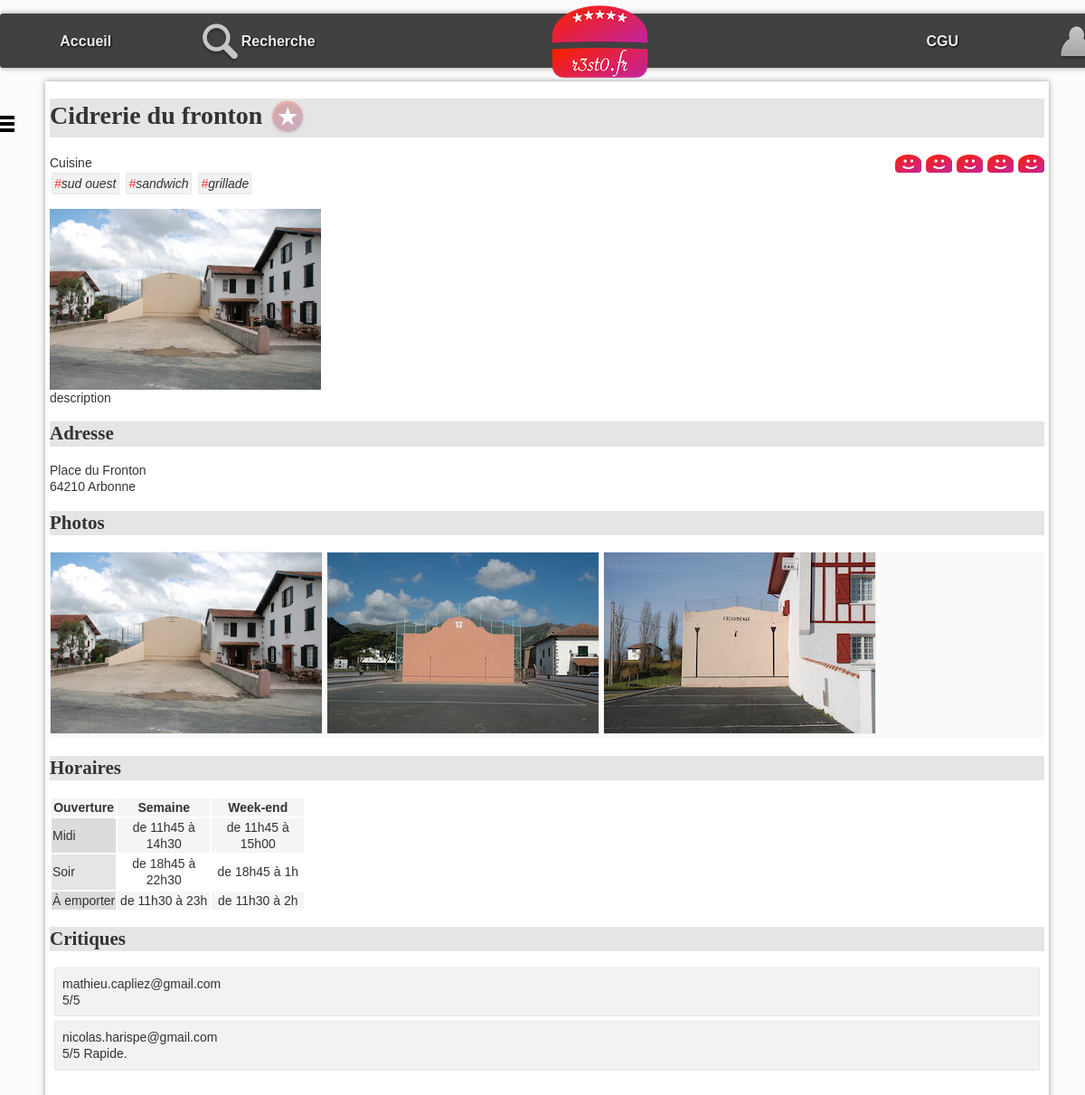
The app's page /controleur/detailResto.php?idR=4 with its own data.
### tables this page shows
CREATE TABLE `resto` (
  `idR` bigint(20) NOT NULL,
  `nomR` varchar(255) DEFAULT NULL,
  `numAdrR` varchar(20) DEFAULT NULL,
  `voieAdrR` varchar(255) DEFAULT NULL,
  `cpR` char(5) DEFAULT NULL,
  `villeR` varchar(255) DEFAULT NULL,
  `latitudeDegR` float DEFAULT NULL,
  `longitudeDegR` float DEFAULT NULL,
  `descR` text,
  `horairesR` text
);

CREATE TABLE `typeCuisine` (
  `idTC` bigint(20) NOT NULL,
  `libelleTC` varchar(255) DEFAULT NULL
);

CREATE TABLE `photo` (
  `idP` bigint(20) NOT NULL,
  `cheminP` varchar(255) DEFAULT NULL,
  `idR` bigint(20) DEFAULT NULL
);

CREATE TABLE `critiquer` (
  `idR` bigint(20) NOT NULL,
  `mailU` varchar(150) NOT NULL,
  `note` int(11) DEFAULT NULL,
  `commentaire` varchar(4096) DEFAULT NULL
);

### controleur/detailResto.php (called while the page is built, shortened)
<?php
if ($_SERVER["SCRIPT_FILENAME"] == __FILE__) {
    $racine = "..";
}
include_once "$racine/modele/bd.resto.inc.php";
include_once "$racine/modele/bd.typecuisine.inc.php";
include_once "$racine/modele/bd.photo.inc.php";
include_once "$racine/modele/bd.critiquer.inc.php";
include_once "$racine/modele/bd.aimer.inc.php";
$idR = $_GET["idR"];
$unResto = getRestoByIdR($idR);
$lesTypesCuisine = getTypesCuisineByIdR($idR);
$lesPhotos = getPhotosByIdR($idR);
$noteMoy = round(getNoteMoyenneByIdR($idR), 0);
$mailU = getMailULoggedOn();
$aimer = getAimerById($mailU, $idR);
$critiques = getCritiquerByIdR($idR);
include "$racine/vue/entete.html.php";
include "$racine/vue/vueDetailResto.php";
include "$racine/vue/pied.html.php";
?>

### modele/bd.resto.inc.php (called while the page is built, shortened)
<?php
function getRestoByIdR($idR) {
    try {
        $cnx = connexionPDO();
        $req = $cnx->prepare("select * from resto where idR=:idR");
        $req->bindValue(':idR', $idR, PDO::PARAM_INT);
        $req->execute();
        $resultat = $req->fetch(PDO::FETCH_ASSOC);
    } catch (PDOException $e) {
        print "Erreur !: " . $e->getMessage();
        die();
    }
    return $resultat;
}
?>

### modele/bd.aimer.inc.php (called while the page is built, shortened)
<?php
function getAimerById($mailU, $idR){
    try {
        $cnx = connexionPDO();
        $req = $cnx->prepare("select * from aimer where mailU=:mailU and  idR=:idR");
        $req->bindValue(':idR', $idR, PDO::PARAM_INT);
        $req->bindValue(':mailU', $mailU, PDO::PARAM_STR);
        $req->execute();
        $resultat = $req->fetch(PDO::FETCH_ASSOC);
    } catch (PDOException $e) {
        print "Erreur !: " . $e->getMessage();
        die();
    }
    return $resultat;
}
?>

### modele/bd.critiquer.inc.php (called while the page is built, shortened)
<?php
function getCritiquerByIdR($idR) {
    $resultat = array();
    try {
        $cnx = connexionPDO();
        $req = $cnx->prepare("select * from critiquer where idR=:idR");
        $req->bindValue(':idR', $idR, PDO::PARAM_INT);
        $req->execute();
        $ligne = $req->fetch(PDO::FETCH_ASSOC);
        while ($ligne) {
            $resultat[] = $ligne;
            $ligne = $req->fetch(PDO::FETCH_ASSOC);
        }
    } catch (PDOException $e) {
        print "Erreur !: " . $e->getMessage();
        die();
    }
    return $resultat;
}
function getNoteMoyenneByIdR($idR) {
    $resultat = array();
    try {
        $cnx = connexionPDO();
        $req = $cnx->prepare("select avg(note) from critiquer where idR=:idR");
        $req->bindValue(':idR', $idR, PDO::PARAM_INT);
        $req->execute();
        $resultat = $req->fetch(PDO::FETCH_ASSOC);
    } catch (PDOException $e) {
        print "Erreur !: " . $e->getMessage();
        die();
    }
    if ($req->rowCount()>0){
        return $resultat["avg(note)"];
    }
    else{
        return 0;
    }
}
?>

### modele/bd.typecuisine.inc.php (called while the page is built, shortened)
<?php
function getTypesCuisineByIdR($idR){
    $resultat = array();
    try {
        $cnx = connexionPDO();
        $req = $cnx->prepare("select typeCuisine.* from typeCuisine,proposer where typeCuisine.idTC = proposer.idTC and proposer.idR = :idR");
        $req->bindValue(':idR', $idR, PDO::PARAM_INT);
        $req->execute();
        while ($ligne = $req->fetch(PDO::FETCH_ASSOC)) {
            $resultat[] = $ligne;
        }
    } catch (PDOException $e) {
        print "Erreur !: " . $e->getMessage();
        die();
    }
    return $resultat;
}
?>

### modele/bd.photo.inc.php (called while the page is built, shortened)
<?php
function getPhotosByIdR($idR) {
    $resultat = array();
    try {
        $cnx = connexionPDO();
        $req = $cnx->prepare("select * from photo where idR=:idR");
        $req->bindValue(':idR', $idR, PDO::PARAM_INT);
        $req->execute();
        $resultat = $req->fetchAll(PDO::FETCH_ASSOC);
    } catch (PDOException $e) {
        print "Erreur !: " . $e->getMessage();
        die();
    }
    return $resultat;
}
?>

### vue/vueDetailResto.php (the view, shortened to what this page needs)
<h1><?= $unResto['nomR']; ?>
    <?php if ($aimer != false) { ?>
        <a href="./?action=aimer&idR=<?= $unResto['idR']; ?>" ><img class="aimer" src="images/aime.png" alt="j'aime ce restaurant"></a>
    <?php } else { ?>
        <a href="./?action=aimer&idR=<?= $unResto['idR']; ?>" ><img class="aimer" src="images/aimepas.png" alt="je n'aime pas encore ce restaurant"></a>
    <?php } ?>
</h1>
<span id="note">
    <?php for ($i = 1; $i <= 5; $i++) { ?>
        <a class="aimer" href="./?action=noter&note=<?= $i ?>&idR=<?= $unResto['idR']; ?>" >
            <?php if ($i <= $noteMoy) { ?>
                <img class="note" src="images/like.png" alt="">
            <?php } else {
                ?>
                <img class="note" src="images/neutre.png" alt="line neutre">
            <?php } ?>
        </a>
    <?php } ?>
</span>
<section>
    Cuisine <br />
    <ul id="tagFood">
        <?php for ($j = 0; $j < count($lesTypesCuisine); $j++) { ?>
            <li class="tag"><span class="tag">#</span><?= $lesTypesCuisine[$j]["libelleTC"] ?></li>
        <?php } ?>
    </ul>
</section>
<p id="principal">
    <?php if (count($lesPhotos) > 0) { ?>
        <img src="photos/<?= $lesPhotos[0]["cheminP"] ?>" alt="photo du restaurant" />
    <?php } ?>
    <br />
    <?= $unResto['descR']; ?>
</p>
<h2 id="adresse">
    Adresse
</h2>
<p>
    <?= $unResto['voieAdrR']; ?><br />
    <?= $unResto['cpR']; ?>
    <?= $unResto['villeR']; ?>
</p>
<h2 id="photos">
    Photos
</h2>
<ul id="galerie">
    <?php for ($i = 0; $i < count($lesPhotos); $i++) { ?>
        <li> <img class="galerie" src="photos/<?= $lesPhotos[$i]["cheminP"] ?>" alt="" /></li>
    <?php } ?>
</ul>
<h2 id="horaires">
    Horaires
</h2>
<?= $unResto['horairesR']; ?>
<h2 id="crit">Critiques</h2>
<ul id="critiques">
    <?php for ($i = 0; $i < count($critiques); $i++) { ?>
        <li>
            <span>
                <?= $critiques[$i]["mailU"] ?>
            </span>
            <div>
                <span>
                    <?php
                    if ($critiques[$i]["note"]) {
                        echo $critiques[$i]["note"] . "/5";
                    }
                    ?>
                </span>
                <span><?= $critiques[$i]["commentaire"] ?> </span>
            </div>
        </li>
    <?php } ?>
</ul>

### css/base.css (style rules this page uses)
:root { --largeurPage: 1100px; --largeurMenuCont : 200px; --margeCalc: calc((100% - var(--largeurPage)) / 2); --margeMenuHaut : 15px; --hauteurMenuGene:60px; --coulA1:#5A7694; --coulA2:#D7E5ED; --coulB1:#566459; --coulB2:#90974A; --coulC:#CDBCA0; --fondC:#fcfbfb; --padding_cote:5px; }
body { font-family: Arial; color : #333; font-size : 14px; line-height : 1.3; scroll-behavior: smooth; background-color : var(--fondC); }
a.aimer { text-decoration: none; }

### css/cgu.css (style rules this page uses)
h1,h2,h3,h4 { font-family: Futura; background-color : rgba(0,0,0,0.1); }
td.cell { text-align : center; width : 100px; }
td.label { background-color : rgba(0,0,0,0.1); }
tr:nth-child(odd) { background-color : rgb(245,245,245); }

### css/corps.css (style rules this page uses)
#tagFood { display:inline-block; padding-left : 0px; font-style: italic; margin : 0px; }
li.tag { display:inline-block; border:1px solid rgba(0,0,0,0.05); background-color:rgba(0,0,0,0.05); padding:2px; margin:2px; border-radius: 2px; }
span.tag { color:rgb(255,50,50); }
#galerie { margin-top : 0px; margin-bottom : 20px; padding-left : 0px; background-color : rgb(250,250,250); }
#galerie li { display : inline-block; }
img.note { padding-left : 1px; vertical-align : sub; }
img.galerie { border:1px solid rgb(239,239,239); }
#note { float : right; }
img.aimer { vertical-align : middle; }
#critiques { list-style-type : none; padding-left : 0px; }
#critiques>li { border:1px solid rgba(0,0,0,0.05); background-color:rgba(0,0,0,0.05); padding:8px; margin:5px; border-radius: 2px; }

### records on screen
resto: nomR "Cidrerie du fronton", descR "description", voieAdrR "Place du Fronton", cpR "64210", villeR "Arbonne", horairesR "Ouverture Semaine Week-end Midi de 11h45 à 14h30 de 11h45 à 15h00 Soir de 18h45 à 22h30 de 18h45 à 1h À emporter de 11h30 à 23h de 11h30 à 2h"
typecuisine: libelleTC "sud ouest"
typecuisine: libelleTC "sandwich"
typecuisine: libelleTC "grillade"
photo: cheminP (picture)
photo: cheminP (picture)
photo: cheminP (picture)
critiquer: mailU "mathieu.capliez@gmail.com", note "5"
critiquer: mailU "nicolas.harispe@gmail.com", note "5", commentaire "Rapide."
